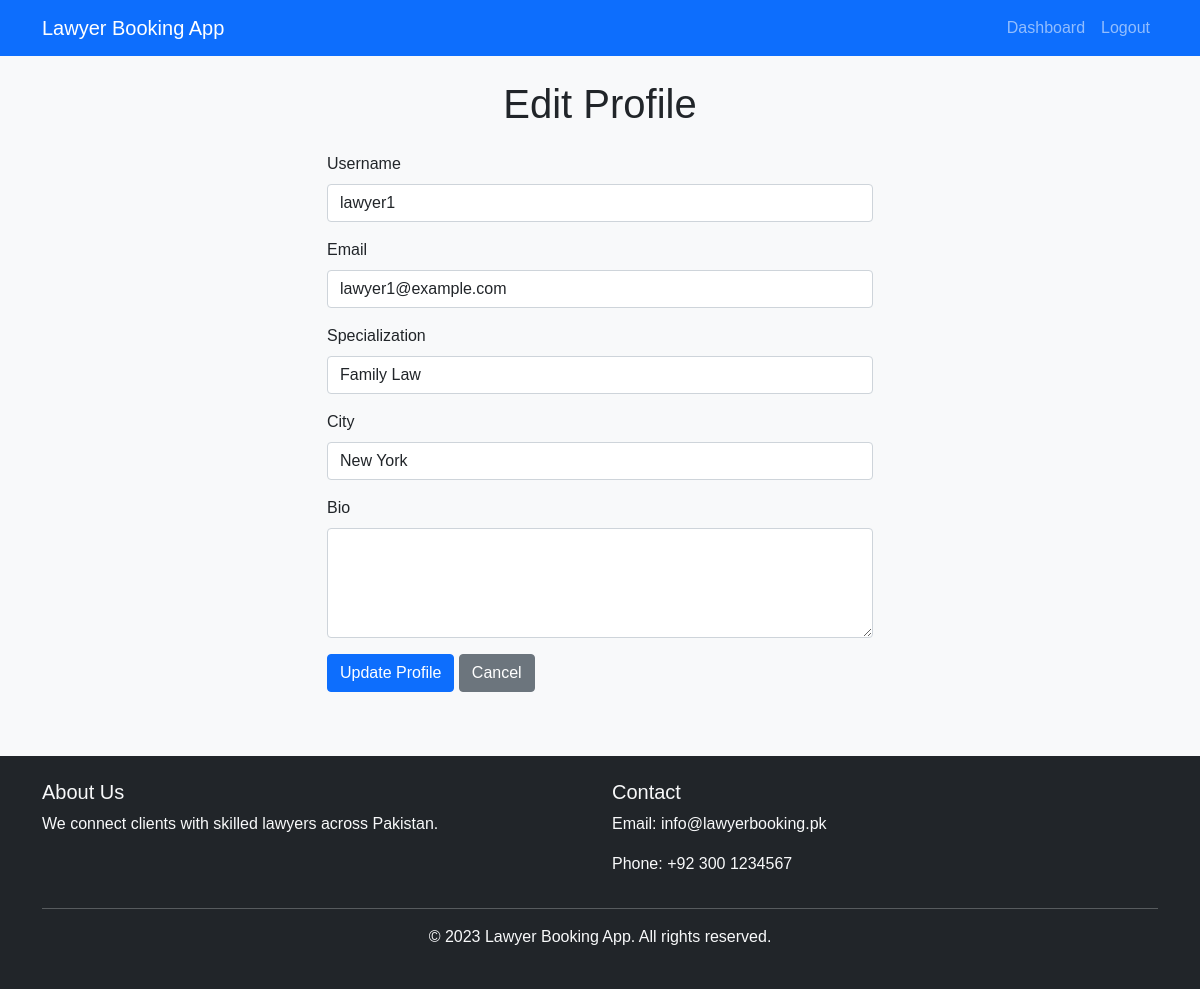
/edit_lawyer_profile.php (signed in), run on the app's committed database.
### tables this page shows
CREATE TABLE IF NOT EXISTS Lawyers (
    id INT AUTO_INCREMENT PRIMARY KEY,
    user_id INT NOT NULL,
    license_number VARCHAR(50) NOT NULL,
    specialization VARCHAR(100) NOT NULL,
    city VARCHAR(100) NOT NULL,
    bio TEXT,
    education TEXT,
    practice_areas TEXT,
    courts TEXT,
    fee DECIMAL(10, 2),
    profile_picture VARCHAR(255),
    license_id_card VARCHAR(255),
    education_documents VARCHAR(255),
    approval_status ENUM('pending', 'approved', 'rejected') DEFAULT 'pending',
    subscription_status ENUM('free', 'premium') DEFAULT 'free',
    created_at TIMESTAMP DEFAULT CURRENT_TIMESTAMP,
    updated_at TIMESTAMP DEFAULT CURRENT_TIMESTAMP ON UPDATE CURRENT_TIMESTAMP,
    FOREIGN KEY (user_id) REFERENCES Users(id) ON DELETE CASCADE
);

CREATE TABLE IF NOT EXISTS Users (
    id INT AUTO_INCREMENT PRIMARY KEY,
    username VARCHAR(50) UNIQUE NOT NULL,
    email VARCHAR(100) UNIQUE NOT NULL,
    password VARCHAR(255) NOT NULL,
    role ENUM('user', 'lawyer', 'admin') NOT NULL,
    created_at TIMESTAMP DEFAULT CURRENT_TIMESTAMP,
    updated_at TIMESTAMP DEFAULT CURRENT_TIMESTAMP ON UPDATE CURRENT_TIMESTAMP
);

### edit_lawyer_profile.php (the view, shortened to what this page needs)
<?php
require_once "includes/config.php";
$user_id = $_SESSION["id"];
$username = $email = $specialization = $city = $bio = "";
$username_err = $email_err = $specialization_err = $city_err = $bio_err = "";
$sql = "SELECT l.*, u.username, u.email
        FROM Lawyers l
        JOIN Users u ON l.user_id = u.id
        WHERE l.user_id = ?";
if ($stmt = mysqli_prepare($conn, $sql)) {
    mysqli_stmt_bind_param($stmt, "i", $user_id);
    if (mysqli_stmt_execute($stmt)) {
        $result = mysqli_stmt_get_result($stmt);
        $lawyer = mysqli_fetch_assoc($result);
        $username = $lawyer['username'];
        $email = $lawyer['email'];
        $specialization = $lawyer['specialization'];
        $city = $lawyer['city'];
        $bio = $lawyer['bio'];
    }
}
?>
<!DOCTYPE html>
<html lang="en">
<head>
    <link href="https://cdn.jsdelivr.net/npm/bootstrap@5.1.3/dist/css/bootstrap.min.css" rel="stylesheet">
    <link href="https://cdnjs.cloudflare.com/ajax/libs/font-awesome/5.15.3/css/all.min.css" rel="stylesheet">
</head>
<body>
<nav class="navbar navbar-expand-lg navbar-dark bg-primary">
    <div class="container">
        <a class="navbar-brand" href="index.php">Lawyer Booking App</a>
        <div class="collapse navbar-collapse" id="navbarNav">
            <ul class="navbar-nav ms-auto">
                <li class="nav-item">
                    <a class="nav-link" href="lawyer_dashboard.php">Dashboard</a>
                </li>
                <li class="nav-item">
                    <a class="nav-link" href="logout.php">Logout</a>
                </li>
            </ul>
        </div>
    </div>
</nav>
<div class="container mt-4">
    <h1 class="text-center mb-4">Edit Profile</h1>
    <div class="row justify-content-center">
        <div class="col-md-6">
            <form action="<?php echo htmlspecialchars($_SERVER["PHP_SELF"]); ?>" method="post">
                <div class="mb-3">
                    <label for="username" class="form-label">Username</label>
                    <input type="text" name="username" class="form-control <?php echo (!empty($username_err)) ? 'is-invalid' : ''; ?>" value="<?php echo $username; ?>">
                </div>
                <div class="mb-3">
                    <label for="email" class="form-label">Email</label>
                    <input type="email" name="email" class="form-control <?php echo (!empty($email_err)) ? 'is-invalid' : ''; ?>" value="<?php echo $email; ?>">
                </div>
                <div class="mb-3">
                    <label for="specialization" class="form-label">Specialization</label>
                    <input type="text" name="specialization" class="form-control <?php echo (!empty($specialization_err)) ? 'is-invalid' : ''; ?>" value="<?php echo $specialization; ?>">
                </div>
                <div class="mb-3">
                    <label for="city" class="form-label">City</label>
                    <input type="text" name="city" class="form-control <?php echo (!empty($city_err)) ? 'is-invalid' : ''; ?>" value="<?php echo $city; ?>">
                </div>
                <div class="mb-3">
                    <label for="bio" class="form-label">Bio</label>
                    <textarea name="bio" class="form-control <?php echo (!empty($bio_err)) ? 'is-invalid' : ''; ?>" rows="4"><?php echo $bio; ?></textarea>
                </div>
                <div class="mb-3">
                    <input type="submit" class="btn btn-primary" value="Update Profile">
                    <a class="btn btn-secondary" href="lawyer_dashboard.php">Cancel</a>
                </div>
            </form>
        </div>
    </div>
</div>
<footer class="bg-dark text-light py-4 mt-5">
    <div class="container">
        <div class="row">
            <div class="col-md-6">
                <h5>About Us</h5>
                <p>We connect clients with skilled lawyers across Pakistan.</p>
            </div>
            <div class="col-md-6">
                <h5>Contact</h5>
                <p>Email: info@lawyerbooking.pk</p>
                <p>Phone: +92 300 1234567</p>
            </div>
        </div>
        <hr>
        <div class="text-center">
            <p>&copy; 2023 Lawyer Booking App. All rights reserved.</p>
        </div>
    </div>
</footer>
</body>
</html>

### edit_lawyer_profile.php (style rules this page uses)
body { font-family: 'Arial', sans-serif; background-color: #f8f9fa; }

### data on the page
lawyers: username "lawyer1", email "lawyer1@example.com", specialization "Family Law", city "New York"
